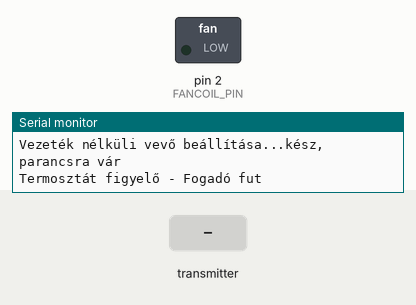
This sketch was run on a simulated Arduino Nano, built with avr-gcc and run on an emulated ATmega328P. On the bench: switched loads named in the sketch (green lamp = pin HIGH), the last lines printed to the serial monitor. The inputs (shaded band) are chosen by the test bench. No radio packets arrive unless stated.

Above: at 1.3 s.
1.4 s: the transmitter starts sending FancoilNewState = 1
At 2.6 s:
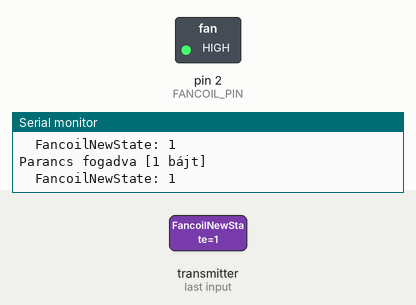
3.0 s: the transmitter starts sending FancoilNewState = 0
At 3.8 s:
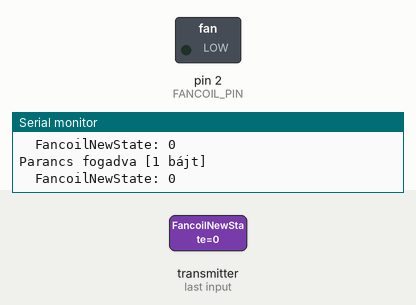
Timing chart, 0 to 6.0 s (numbered marks = the images above; inputs shaded):
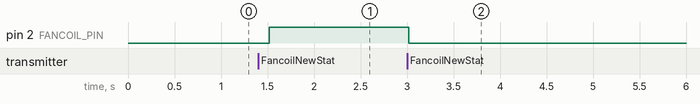

Measured:
- after the input at 1.4 s, pin 2 (FANCOIL_PIN): LOW → HIGH after 0.12 s
- after the input at 3.0 s, pin 2 (FANCOIL_PIN): HIGH → LOW at once

The sketch:

TermosztatFigyelo_Fogado.ino
```cpp
//Termosztát figyelő - Fogadó

#include "avr/wdt.h"   //Watchdog
#include "avr/boot.h"  //Watchdog
#include <SPI.h>       //nRF24L01+ kommunikációs protokol
#include <RF24.h>      //nRF24L01+
#include "printf.h"

const byte WirelessChannel[7] = { "Kazan1" };  //Kommunikációs csatorna azonosító, egyeznie kell a Küldő és Fogadó között
#define FANCOIL_PIN 2                          //Pin, ami vezérli a FanCoil-t
#define CSN_PIN 9                              //nRF24L01+ portok Arduino Nano vagy RF-Nano számára
#define CE_PIN 10                              //nRF24L01+ portok Arduino Nano vagy RF-Nano számára
RF24 Wireless(CE_PIN, CSN_PIN);

//Változók és konstansok a vezérlő üzenetek időzítéséhez
const unsigned long MessageTimeout = 60000;  //60 másodperces időtúllépés: Kapcsolja ki a fancoilt, ha az adó elhallgatott
unsigned long LastMessageTimestamp = 0;      //Mikor lett az utolsó üzenet elküldve

struct commandTemplate  //Max 32 byte. A küldő által küldött parancs sablonja. A küldőnek és a fogadónak is ismernie kell ezt a struktúrát
{
  bool FancoilNewState;
};
struct commandTemplate Command = { 0 };  //Az elküldendő parancs van itt tárolva

struct responseTemplate  //Max 32 byte. A fogadó által visszaküldött válasz sablonja. A küldőnek és a fogadónak is ismernie kell ezt a struktúrát
{
  bool FancoilState;
};
struct responseTemplate Response;  //A vevőtől kapott válasz itt lesz tárolva, a vevő aktuális állapotát képviseli

void setup() {
  Serial.begin(115200);
  Serial.println(F("******************************************"));
  Serial.println(F("Termosztát figyelő - Fogadó indítása"));
  Serial.print(F("Watchdog indítása..."));
  wdt_enable(WDTO_8S);  //Watchdog 8 másodperces időtúllépésre állítva (leghosszabb intervallum)
  boot_rww_enable();
  Serial.println(F("kész"));

  Serial.print(F("Vezeték nélküli vevő beállítása..."));
  if (!Wireless.begin()) {
    Serial.println(F("A vezeték nélküli hardver nem válaszol!!"));
    while (1) {}  // végtelen ciklusban tartás
  }
  Wireless.setPALevel(RF24_PA_LOW);
  Wireless.setDataRate(RF24_250KBPS);
  Wireless.enableDynamicPayloads();
  Wireless.enableAckPayload();
  Wireless.openReadingPipe(1, WirelessChannel);
  Wireless.startListening();
  Serial.println(F("kész, parancsra vár"));
  printf_begin();
  Wireless.printPrettyDetails();
  pinMode(FANCOIL_PIN, OUTPUT);
  Serial.println(F(""));
  Serial.println(F("Termosztát figyelő - Fogadó fut"));
}

void loop() {
  if (Wireless.available()) {  //Amikor parancsot kapunk
    LastMessageTimestamp = millis();
    Wireless.read(&Command, sizeof(Command));  //Töltse be a parancsot a Command változóba
    Serial.print(F("Parancs fogadva ["));
    Serial.print(sizeof(Command));
    Serial.println(F(" bájt]"));
    Serial.print(F("  FancoilNewState: "));
    Serial.print(Command.FancoilNewState);
    Serial.println();

    digitalWrite(FANCOIL_PIN, Command.FancoilNewState);
    Response.FancoilState = digitalRead(FANCOIL_PIN);
    Wireless.writeAckPayload(1, &Response, sizeof(Response));  // új visszaigazolás betöltése amit a következő parancs fogadásakor küld majd ki
  }
  delay(500);  //Várakozás 0.5 másodpercig
  if (millis() - LastMessageTimestamp >= MessageTimeout) {
    Serial.println("Szinkronizáció időtúllépés, Fancoil KIKAPCSOLÁSA");
    digitalWrite(FANCOIL_PIN, false);
    Response.FancoilState = digitalRead(FANCOIL_PIN);
    Wireless.writeAckPayload(1, &Response, sizeof(Response));  // új visszaigazolás betöltése amit a következő parancs fogadásakor küld majd ki
  }
  wdt_reset();
}
```
